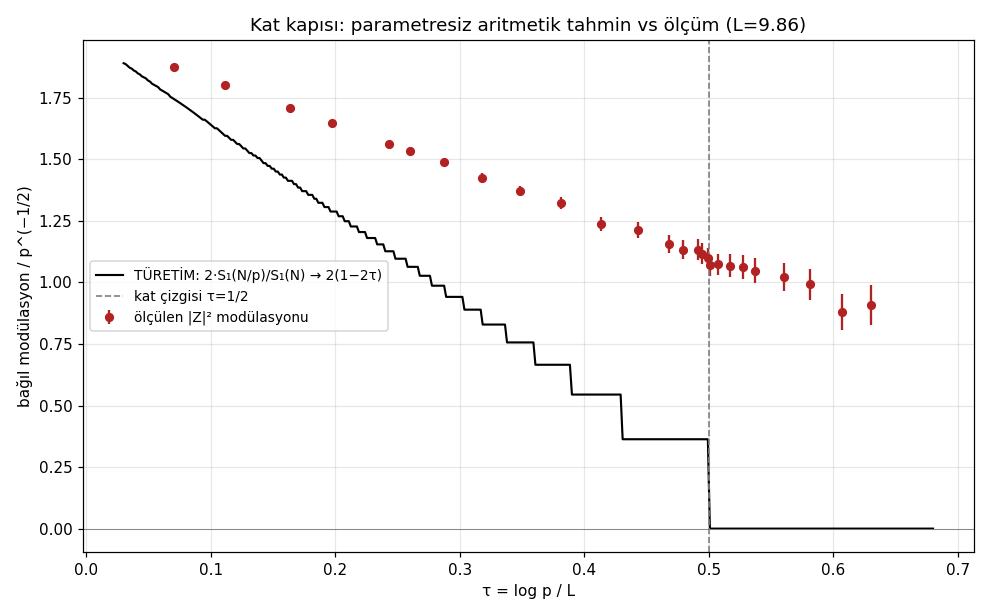

Source code (Python):
"""
74 — KAT KAPISI: (1−2τ) İKİ-TOPLAM GİRİŞİMİNDEN TÜRETİLDİ + TEST
==================================================================
(18 Ağustos 2026)

TÜRETİM (3 satır): Z = 2Σ_{n≤N} n^{-1/2} cos(θ − t log n), N=√(t/2π).
|Z|²'de cos(t log p) frekansını yalnız (m, mp) çiftleri üretir (mp ≤ N):
  katsayı = 4 p^{-1/2} Σ_{m≤N/p} 1/m ;  DC = 2 Σ_{n≤N} 1/n
  → bağıl genlik R_pred(p) = 2 p^{-1/2} · S₁(⌊N/p⌋)/S₁(N)
  → sürekli limitte p^{-1/2}·2(1−2τ);  p>N'de TAM SIFIR (keskin ufuk).

Bu bir ÖZDEŞLİK — jitter/DW dokunamaz. Test: noktasal |Z|² modülasyonu
(1.27M grid noktası, L=9.86 penceresi) parametresiz tahminle kıyas.
Beklenti: (i) fold altında üst üste; (ii) τ=1/2'de keskin kesiliş;
(iii) fazlar saf-cos. Ardından max-tabanlı w ile fark = kristal fiziği.
"""

import numpy as np
import matplotlib.pyplot as plt
from pathlib import Path
from sympy import primerange

HERE = Path(__file__).resolve().parent
TWO_PI = 2 * np.pi

def theta(t):
    return t / 2 * np.log(t / TWO_PI) - t / 2 - np.pi / 8 + 1 / (48 * t)

def Z_rs(t, chunk=200000):
    t = np.asarray(t, dtype=np.float64)
    out = np.empty_like(t)
    for s in range(0, len(t), chunk):
        tt = t[s:s + chunk]
        a = np.sqrt(tt / TWO_PI)
        N = a.astype(np.int64)
        th = theta(tt)
        z = np.zeros_like(tt)
        for Nv in np.unique(N):
            m = N == Nv
            n = np.arange(1, Nv + 1)
            ph = th[m, None] - tt[m, None] * np.log(n)[None, :]
            z[m] = 2 * (np.cos(ph) @ (n**-0.5))
        p = a - N
        cp = np.cos(TWO_PI * p)
        cp = np.where(np.abs(cp) < 1e-8, 1e-8, cp)
        psi = np.cos(TWO_PI * (p**2 - p - 1 / 16)) / cp
        z += (-1) ** (N - 1) * (tt / TWO_PI) ** -0.25 * psi
        out[s:s + chunk] = z
    return out

# ---- pencere ve grid ----
T_LO, T_HI, STEP = 107252.0, 132748.0, 0.02
grid = np.arange(T_LO, T_HI, STEP)
print(f"Z gridi: {len(grid)} nokta hesaplanıyor...")
Z = Z_rs(grid)
Y = Z**2
Y = Y / Y.mean()
L = float(np.log(0.5 * (T_LO + T_HI) / TWO_PI))
N_RS = int(np.sqrt(0.5 * (T_LO + T_HI) / TWO_PI))
print(f"L = {L:.3f}, N_RS = {N_RS} (fold: p = {N_RS})")

# ---- test asalları (fold'un iki yakası) ----
PS = [2, 3, 5, 7, 11, 13, 17, 23, 31, 43, 59, 79, 101, 113, 127, 131, 137,
      139, 149, 163, 181, 199, 251, 307, 397, 499]

cols = [np.ones_like(Y)]
for p in PS:
    arg = grid * np.log(p)
    cols += [np.cos(arg), np.sin(arg)]
X = np.vstack(cols).T
b, *_ = np.linalg.lstsq(X, Y, rcond=None)
se = np.sqrt((Y - X @ b).var() * np.diag(np.linalg.inv(X.T @ X)))

S1 = lambda M: np.sum(1.0 / np.arange(1, max(int(M), 1) + 1))
S1N = S1(N_RS)

print(f"\n{'p':>4} {'τ':>6} | {'ölçülen R':>10} {'±':>7} | {'TAHMİN':>8} | {'sin':>7}")
rows = []
for i, p in enumerate(PS):
    tau = np.log(p) / L
    meas = b[1 + 2 * i] / p**-0.5
    err = se[1 + 2 * i] / p**-0.5
    sinp = b[2 + 2 * i] / p**-0.5
    pred = 2 * S1(N_RS / p) / S1N if p <= N_RS else 0.0
    rows.append((tau, meas, err, pred))
    tag = " ◄fold" if 120 < p < 160 else ""
    print(f"{p:>4} {tau:>6.3f} | {meas:>10.4f} {err:>7.4f} | {pred:>8.4f} | "
          f"{sinp:>7.4f}{tag}")

rows = np.array(rows)
m_lo = rows[:, 0] < 0.47
resid = rows[m_lo, 1] - rows[m_lo, 3]
print(f"\nFold-altı uyum: artık RMS = {np.sqrt(np.mean(resid**2)):.4f} "
      f"(tahmin ölçeği ~0.3-1.9, PARAMETRESİZ)")
m_hi = rows[:, 0] > 0.52
print(f"Fold-ötesi: ölçülen |R| ort = {np.abs(rows[m_hi, 1]).mean():.4f} "
      f"(tahmin: TAM 0)")

# grafik
fig, ax = plt.subplots(figsize=(9, 5.6))
tt = np.linspace(0.03, 0.68, 400)
pp = np.exp(tt * L)
pr = np.array([2 * S1(N_RS / p) / S1N if p <= N_RS else 0.0 for p in pp])
ax.plot(tt, pr, "k-", lw=1.4, label="TÜRETİM: 2·S₁(N/p)/S₁(N) → 2(1−2τ)")
ax.errorbar(rows[:, 0], rows[:, 1], yerr=rows[:, 2], fmt="o", ms=5,
            c="firebrick", label="ölçülen |Z|² modülasyonu")
ax.axvline(0.5, color="gray", ls="--", lw=1.1, label="kat çizgisi τ=1/2")
ax.axhline(0, color="gray", lw=0.6)
ax.set_xlabel("τ = log p / L"); ax.set_ylabel("bağıl modülasyon / p^(−1/2)")
ax.set_title("Kat kapısı: parametresiz aritmetik tahmin vs ölçüm (L=9.86)")
ax.legend(fontsize=9); ax.grid(alpha=0.3)
plt.tight_layout()
out = HERE / "74_kat_turetimi.png"
plt.savefig(out, dpi=110)
print(f"\nGrafik: {out.name}")
